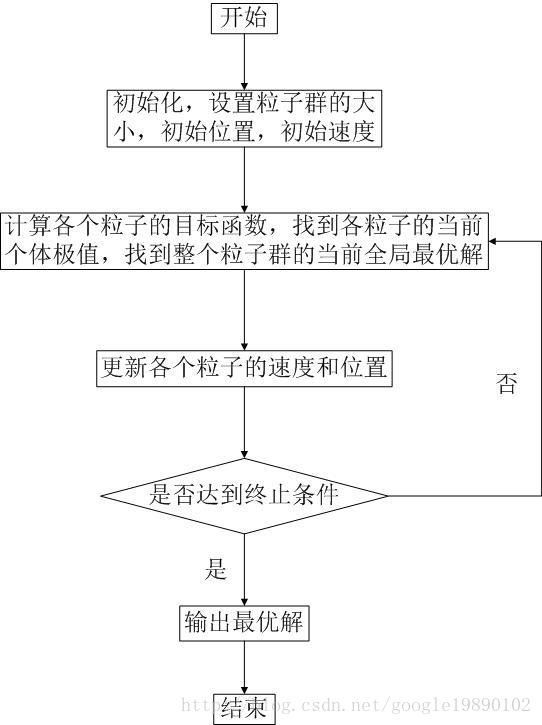
%> input picture 1.jpg, 542 x 725 px
$ octave --eval "result = preprocessing(imread('1.jpg'));"   (GNU Octave 9; MATLAB toolbox functions it lacks are replaced by stand-ins)
%> lines starting %> are read from the running program, lines starting %| are printed output that depends on the picture; in (x1, y1, x2, y2) boxes, pixels count from 0 and x2, y2 are one past the last pixel; in counts of white or black regions, pixels touching at a corner belong together; the program's own positions count from 1
function BW =  preprocessing(I)
% I=imresize(I,1.5);
BW1=rgb2gray(I);
thresh = graythresh(BW1);
%> thresh = 0.659
BW2 = imbinarize(BW1,thresh);
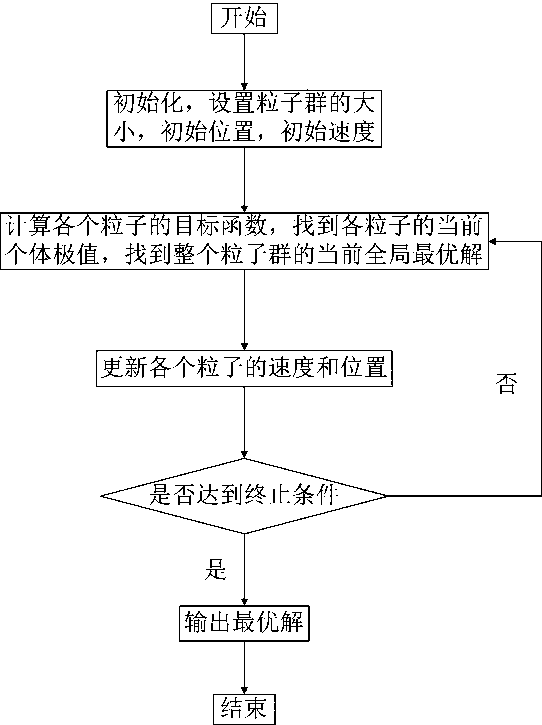
%> BW2: size 725x542 logical; 95.6% white; black in thin lines or dots
BW2=~BW2;
%> BW2: size 725x542 logical; 4.4% white in thin lines or dots
% se=strel('disk',1);
% BW2=imclose(BW2,se);
BW2=bwareaopen(BW2,30,8);
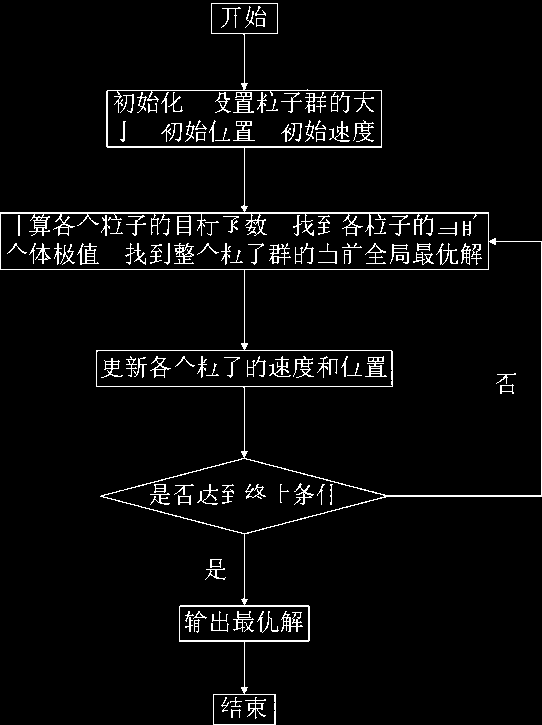
%> BW2: size 725x542 logical; 4.1% white in thin lines or dots
BW=BW2;

$ run again, on 2.jpg
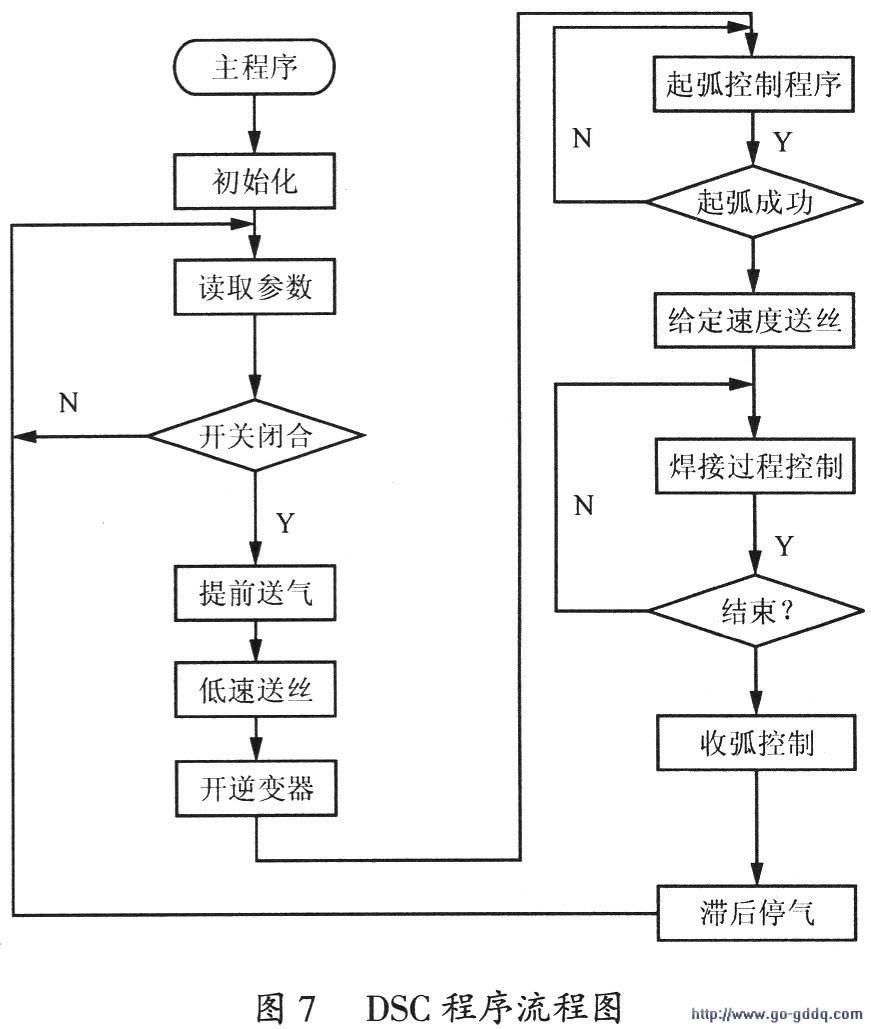
%> input picture 2.jpg, 871 x 1029 px
%> thresh = 0.616
%> in preprocessing, `BW2 = imbinarize(BW1,thresh);`:
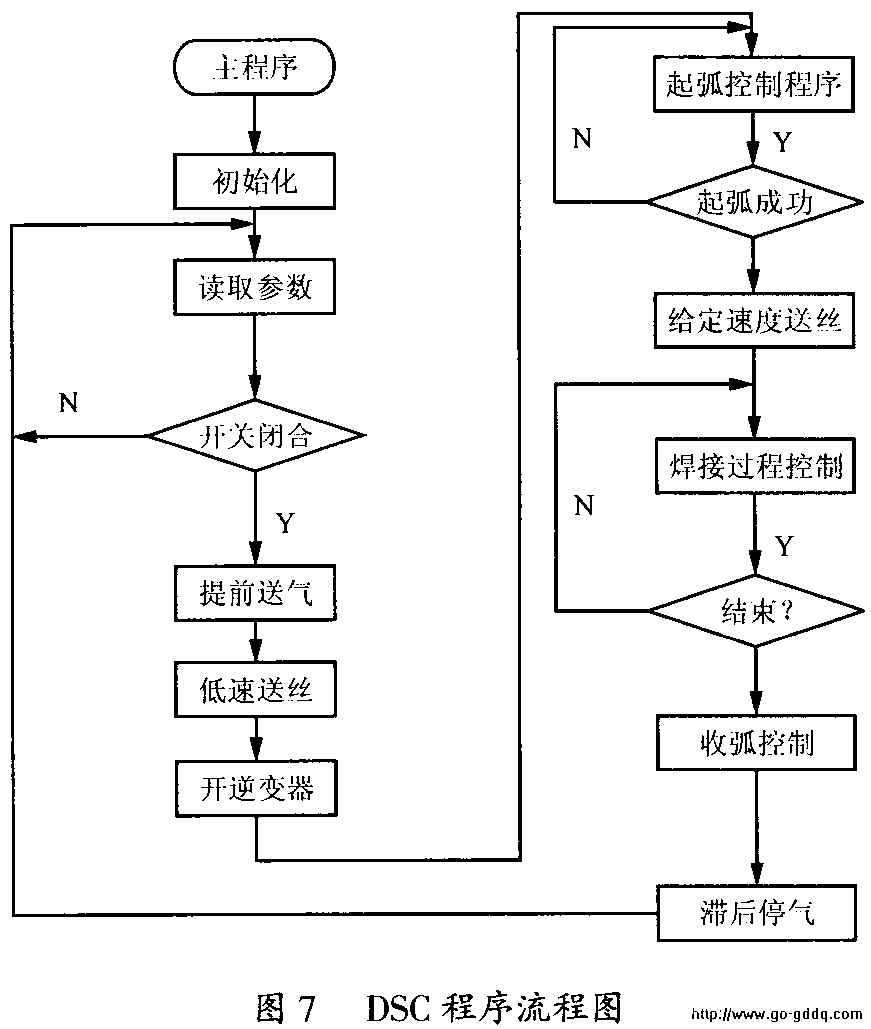
%> BW2: size 1029x871 logical; 93.8% white; 354 black regions (180 under 20 px), largest, box (x1, y1, x2, y2) and area: (10, 12, 865, 942) 39971, (594, 992, 621, 1024) 392, (257, 992, 283, 1024) 377
%> in preprocessing, `BW2=bwareaopen(BW2,30,8);`:
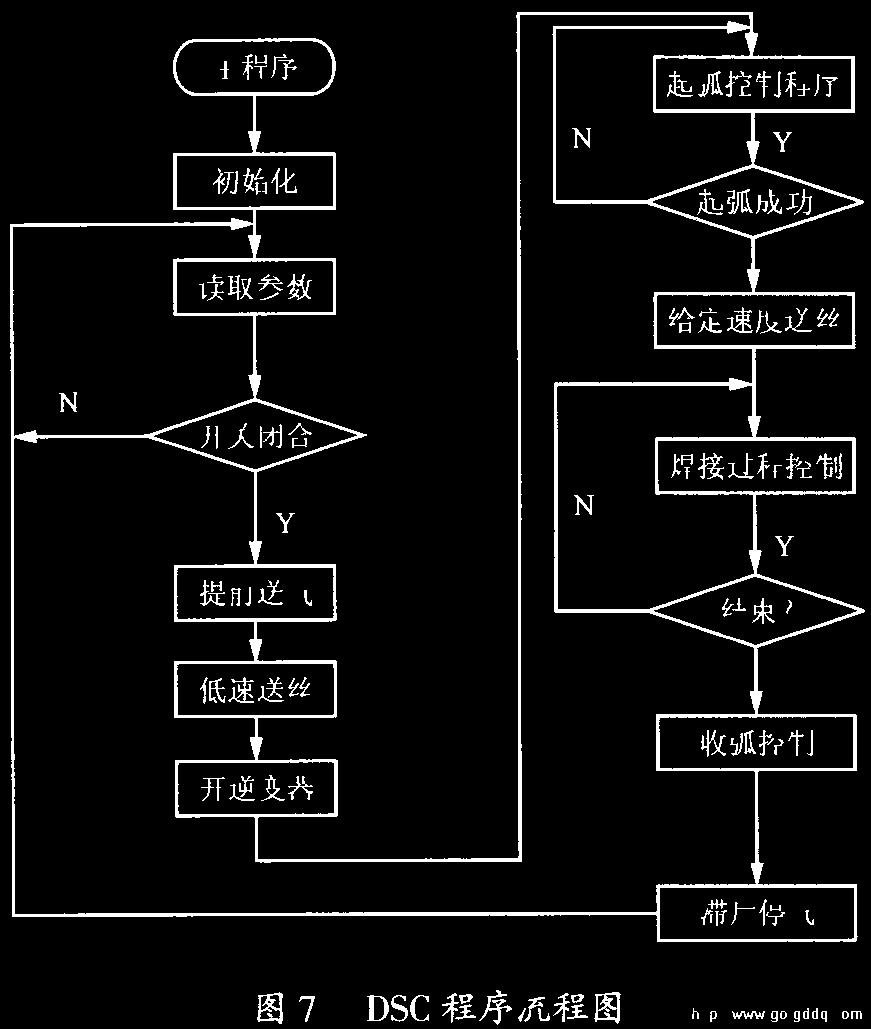
%> BW2: size 1029x871 logical; 6% white; 143 white regions, largest, box (x1, y1, x2, y2) and area: (10, 12, 865, 942) 39971, (594, 992, 621, 1024) 392, (257, 992, 283, 1024) 377

$ run again, on 114.png
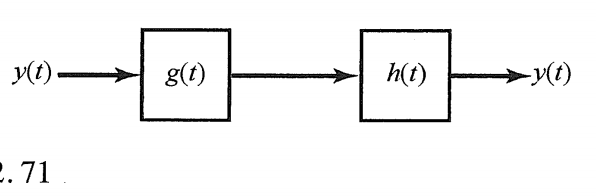
%> input picture 114.png, 596 x 196 px
%> thresh = 0.553
%> in preprocessing, `BW2 = imbinarize(BW1,thresh);`:
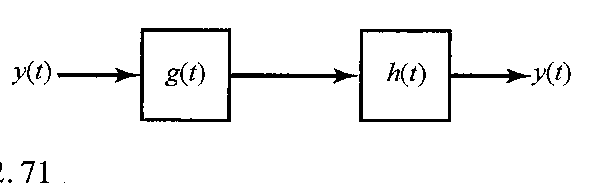
%> BW2: size 196x596 logical; 95.8% white; 25 black regions (5 under 20 px), largest, box (x1, y1, x2, y2) and area: (57, 28, 358, 122) 2265, (359, 29, 531, 122) 1558, (165, 68, 180, 86) 102

$ run again, on 115.png
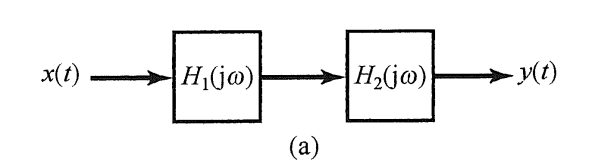
%> input picture 115.png, 607 x 165 px
%> thresh = 0.553
%> in preprocessing, `BW2 = imbinarize(BW1,thresh);`:
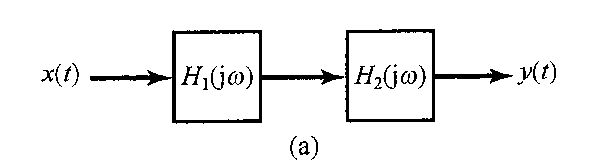
%> BW2: size 165x607 logical; 95.1% white; 26 black regions (3 under 20 px), largest, box (x1, y1, x2, y2) and area: (90, 30, 344, 124) 2080, (345, 29, 513, 123) 1525, (181, 66, 203, 85) 131
